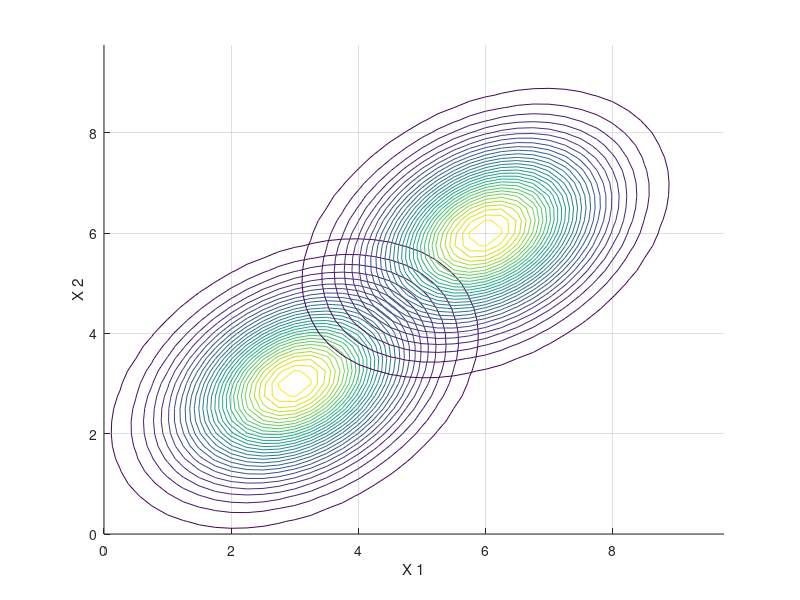
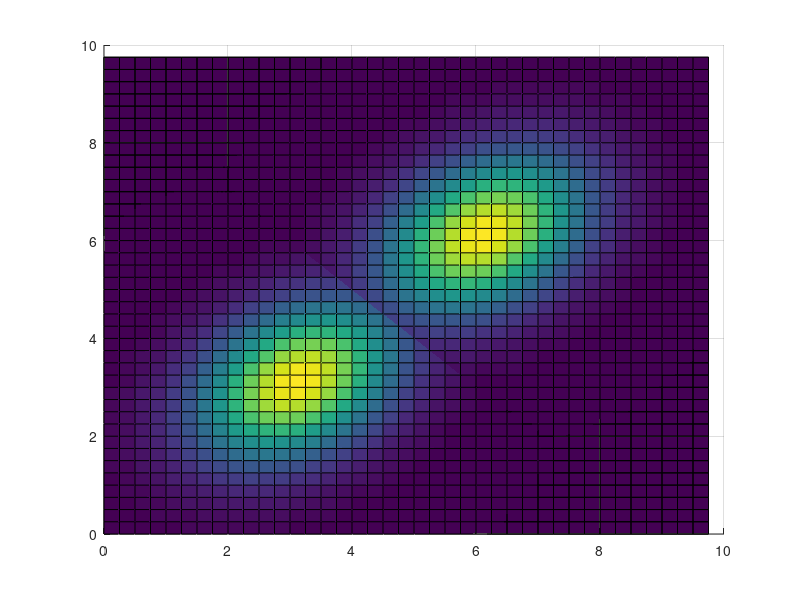
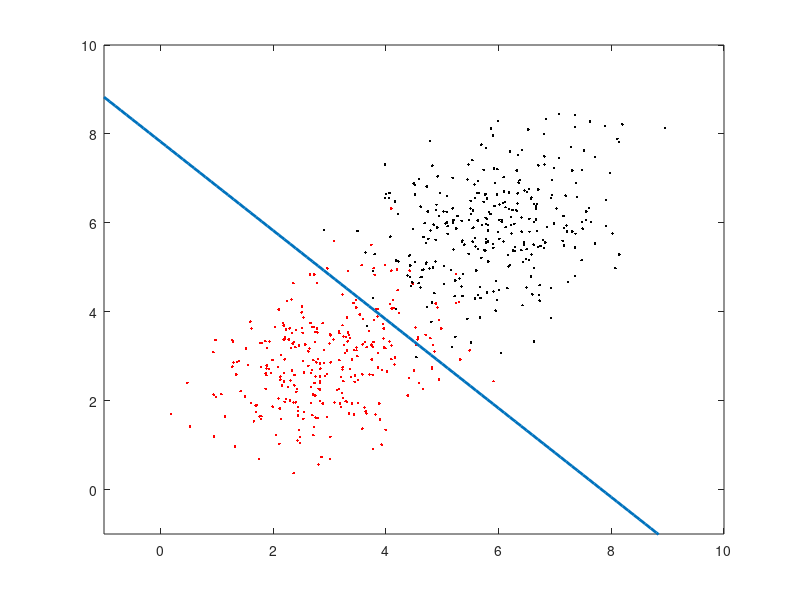
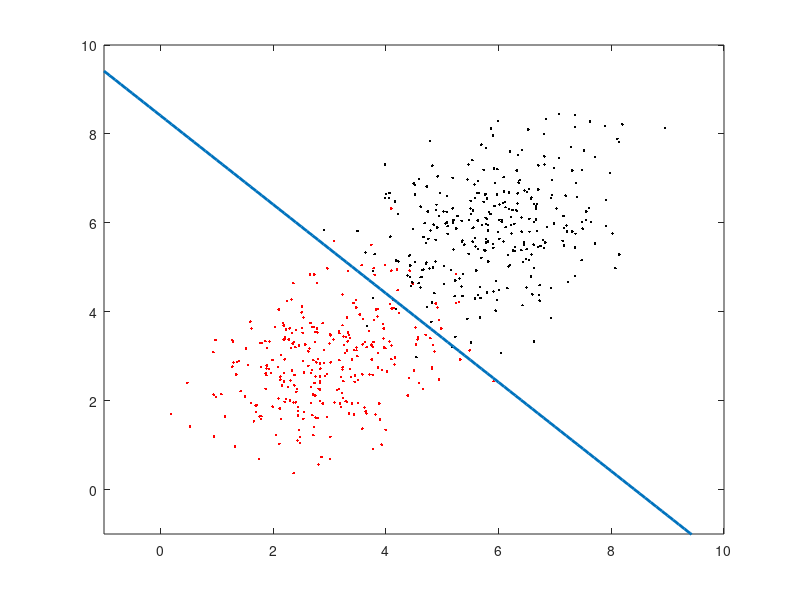

MATLAB code for these plots, in order:
%% PATTERN REVOGNITION AND STATISTICAL MODELING %%

% Michailidis Stergios 2020030080
% Moustakas   Ioannis  2020030120

% Exercise 1, question (1) , d
close all;
clear
clc

miu1   = [3 3];
sigma1 = [1.2  0.4 ; 0.4  1.2];

miu2   = [6 6];
sigma2 = sigma1

x1 = 0 : 0.25 : 10 - 0.25;
x2 = 0 : 0.25 : 10 - 0.25;

[X1,X2] = meshgrid(x1,x2);

G1 = mvnpdf([X1(:) X2(:)], miu1, sigma1);
%reshape to match matrix dimension of X1
G1 = reshape(G1, size(X1));

G2 = mvnpdf([X1(:) X2(:)], miu2, sigma2);
%reshape to match matrix dimension of X2 
G2 = reshape(G2, size(X2));

figure(1)
hold on
grid on
contour(X1,X2,G1, 30);
contour(X1,X2,G2, 30);
hold off
xlabel('X 1')
ylabel('X 2')

figure(2)
hold on
grid on
surf(X1,X2,G1);
surf(X1,X2,G2);
hold off

% a-priori probabilities
apriori1 = [0.1 0.25 0.5 0.75 0.9];
apriori2 = 1 - apriori1;
k = apriori2./apriori1;

% N number of samples
N = 300;

data_x1 = mvnrnd(miu1,sigma1,N);
data_x2 = mvnrnd(miu2,sigma2,N);

x_2 = -1:0.1:10;

% decision boundary x_1 = 9 - 0.533*log(k) - x_2
for i = k
    figure
    plot(data_x1(:,1),data_x1(:,2),'r.',data_x2(:,1),data_x2(:,2),'k.')
    hold on
    x_1 = 9 - 0.533*log(i) - x_2
    plot(x_2,x_1,"LineWidth",2)
    hold off
    axis([-1 10 -1 10]);
end
